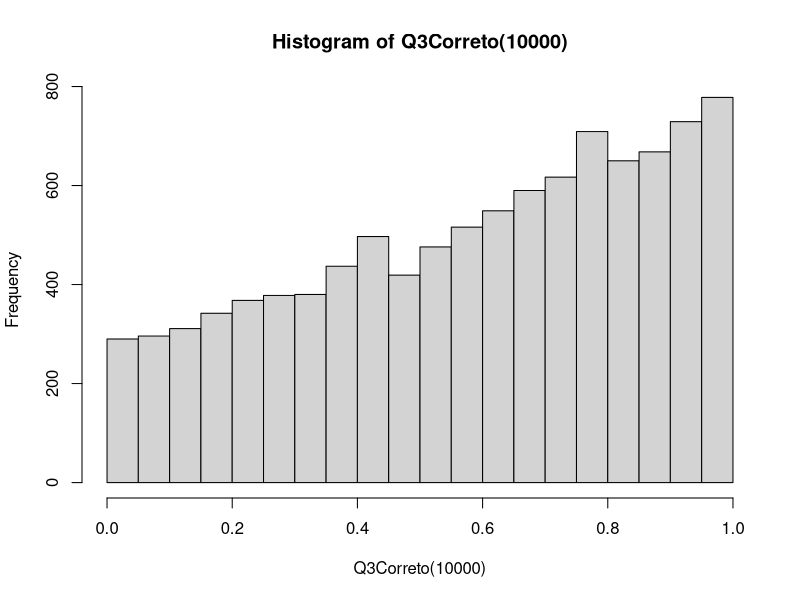
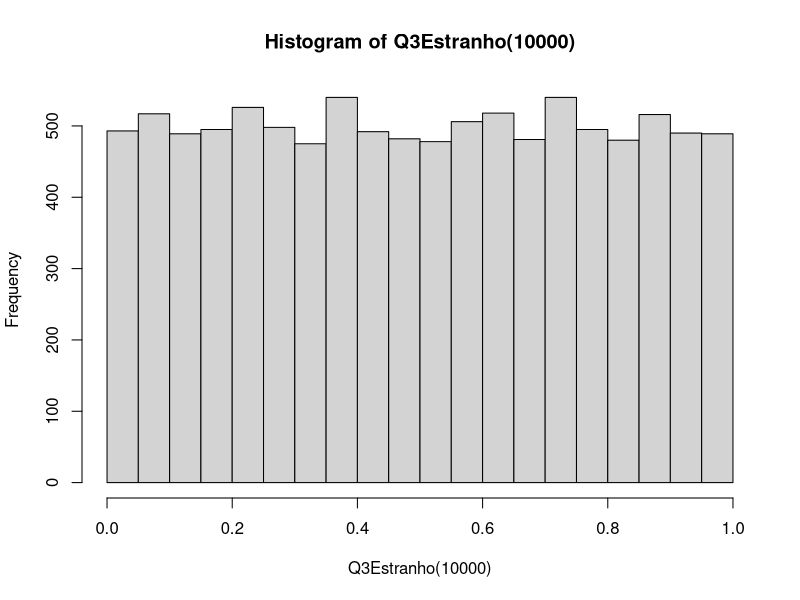

Reproduce these figures in R, in order.
Q3Correto <- function(n){
  va <- 0
  count <- 0
  while(count < n){
    u <- runif(1)
    x <- runif(1)
    
    if(u <= (x + 1/2)/(3/2)){
      count <- count+1
      va[count] = x
    }
  }
  return(va)
}

hist(Q3Correto(10000))


Q3Estranho <- function(n){
  va <- 0
  count <- 0
  while(count < n){
    u <- runif(1)
    x <- runif(1)
    
    if(u <= 2/3){
      count <- count+1
      va[count] = x
    }
  }
  return(va)
}

hist(Q3Estranho(10000))

